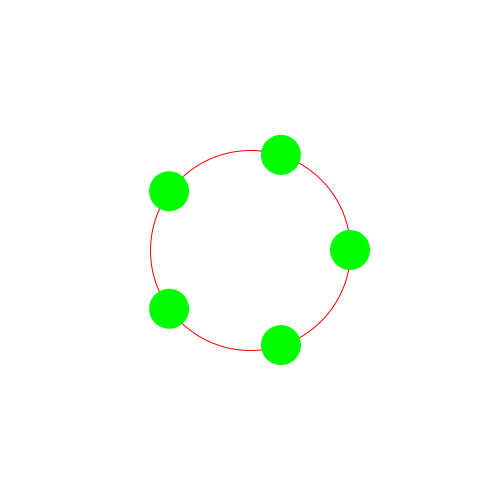
Frame 1 (no input)
Frame 60 (the mouse pressed at the canvas centre just before this capture): identical to frame 1, image omitted
Frame 120 (the mouse held since frame 60 and released just before this capture): identical to frame 1, image omitted

The Processing sketch that drew this single still picture (run headless with seeded random() and noise(); from frame 60 on, the mouse is pressed at the canvas centre):

// Processing sketch: polarCoordinate02
// ── polarCoordinate02.pde
float rayon;


void setup()
{
  size(500, 500);
  rayon = 100;
}

void draw()
{
  background(255);
 
   //cercle debug
  stroke(255, 0, 0);
  noFill();
  ellipse(width/2, height/2, rayon*2, rayon*2);

  for(int i=0; i<5; i++)
  {
    float angle = map(i, 0, 5, 0, TWO_PI);
    float x = width/2 + cos(angle) * rayon;
    float y = height/2 + sin(angle) * rayon;
    
    fill(0, 255, 0);
    noStroke();
    ellipse(x, y, 40, 40);
  }
}
